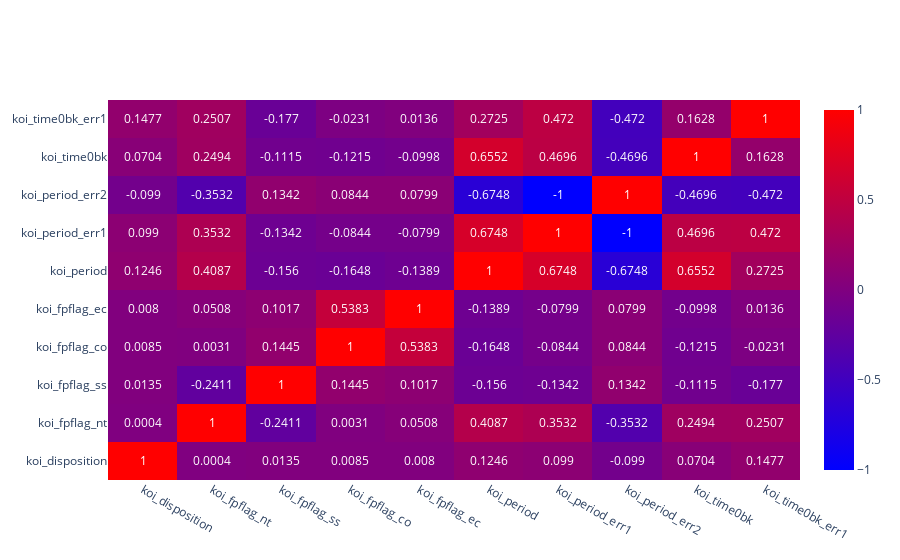

The cell this chart's notebook holds for it:
### Code cell
import plotly
import plotly.graph_objs as go
import plotly.figure_factory as figfac
from plotly.offline import iplot

fig = go.Figure(data=go.Heatmap(z = correlation.iloc[:10, :10].round(3).values.tolist(),
                                x=correlation.iloc[:10, :10].columns.to_list(),
                                y = correlation.iloc[:10, :10].index.to_list(),
                                colorscale= 'bluered',
                                text=correlation.iloc[:10, :10].round(4).values,
                                texttemplate="%{text}",
                                textfont={"size":12}))
fig.show()

### Figure 1 — Plotly figure (JSON) as saved in the notebook; plotly's stock layout.template omitted (floating-point values rounded to 4 significant figures)
{"data": [{"colorscale": [[0, "rgb(0,0,255)"], [1, "rgb(255,0,0)"]], "text": [[1, 0.0004, 0.0135, 0.0085, 0.008, 0.1246, 0.099, -0.099, 0.0704, 0.1477], [0.0004, 1, -0.2411, 0.0031, 0.0508, 0.4087, 0.3532, -0.3532, 0.2494, 0.2507], [0.0135, -0.2411, 1, 0.1445, 0.1017, -0.156, -0.1342, 0.1342, -0.1115, -0.177], [0.0085, 0.0031, 0.1445, 1, 0.5383, -0.1648, -0.0844, 0.0844, -0.1215, -0.0231], [0.008, 0.0508, 0.1017, 0.5383, 1, -0.1389, -0.0799, 0.0799, -0.0998, 0.0136], [0.1246, 0.4087, -0.156, -0.1648, -0.1389, 1, 0.6748, -0.6748, 0.6552, 0.2725], [0.099, 0.3532, -0.1342, -0.0844, -0.0799, 0.6748, 1, -1, 0.4696, 0.472], [-0.099, -0.3532, 0.1342, 0.0844, 0.0799, -0.6748, -1, 1, -0.4696, -0.472], [0.0704, 0.2494, -0.1115, -0.1215, -0.0998, 0.6552, 0.4696, -0.4696, 1, 0.1628], [0.1477, 0.2507, -0.177, -0.0231, 0.0136, 0.2725, 0.472, -0.472, 0.1628, 1]], "textfont": {"size": 12}, "texttemplate": "%{text}", "type": "heatmap", "x": ["koi_disposition", "koi_fpflag_nt", "koi_fpflag_ss", "koi_fpflag_co", "koi_fpflag_ec", "koi_period", "koi_period_err1", "koi_period_err2", "koi_time0bk", "koi_time0bk_err1"], "y": ["koi_disposition", "koi_fpflag_nt", "koi_fpflag_ss", "koi_fpflag_co", "koi_fpflag_ec", "koi_period", "koi_period_err1", "koi_period_err2", "koi_time0bk", "koi_time0bk_err1"], "z": [[1, 0, 0.014, 0.009, 0.008, 0.125, 0.099, -0.099, 0.07, 0.148], [0, 1, -0.241, 0.003, 0.051, 0.409, 0.353, -0.353, 0.249, 0.251], [0.014, -0.241, 1, 0.145, 0.102, -0.156, -0.134, 0.134, -0.111, -0.177], [0.009, 0.003, 0.145, 1, 0.538, -0.165, -0.084, 0.084, -0.121, -0.023], [0.008, 0.051, 0.102, 0.538, 1, -0.139, -0.08, 0.08, -0.1, 0.014], [0.125, 0.409, -0.156, -0.165, -0.139, 1, 0.675, -0.675, 0.655, 0.273], [0.099, 0.353, -0.134, -0.084, -0.08, 0.675, 1, -1, 0.47, 0.472], [-0.099, -0.353, 0.134, 0.084, 0.08, -0.675, -1, 1, -0.47, -0.472], [0.07, 0.249, -0.111, -0.121, -0.1, 0.655, 0.47, -0.47, 1, 0.163], [0.148, 0.251, -0.177, -0.023, 0.014, 0.273, 0.472, -0.472, 0.163, 1]]}], "layout": {}}
